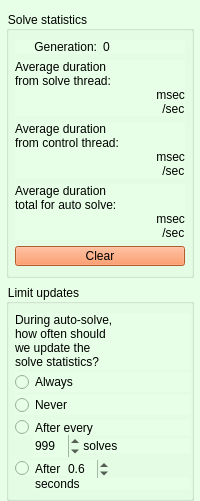
        <widget class="QWidget" name="solve_stats_tab">
         <property name="styleSheet">
          <string>background-color: rgb(230, 255, 230);</string>
         </property>
         <attribute name="title">
          <string>Stats</string>
         </attribute>
         <layout class="QVBoxLayout" name="verticalLayout_5">
          <property name="leftMargin">
           <number>6</number>
          </property>
          <property name="rightMargin">
           <number>6</number>
          </property>
          <property name="bottomMargin">
           <number>0</number>
          </property>
          <item>
           <widget class="QGroupBox" name="gbox_sim_stats">
            <property name="sizePolicy">
             <sizepolicy hsizetype="Minimum" vsizetype="Fixed">
              <horstretch>0</horstretch>
              <verstretch>0</verstretch>
             </sizepolicy>
            </property>
            <property name="title">
             <string>Solve statistics</string>
            </property>
            <layout class="QVBoxLayout" name="verticalLayout">
             <property name="leftMargin">
              <number>6</number>
             </property>
             <property name="rightMargin">
              <number>6</number>
             </property>
             <item>
              <layout class="QHBoxLayout" name="lay_gen">
               <item>
                <widget class="QLabel" name="label_gen">
                 <property name="sizePolicy">
                  <sizepolicy hsizetype="Minimum" vsizetype="Fixed">
                   <horstretch>0</horstretch>
                   <verstretch>0</verstretch>
                  </sizepolicy>
                 </property>
                 <property name="text">
                  <string>Generation:</string>
                 </property>
                 <property name="textFormat">
                  <enum>Qt::PlainText</enum>
                 </property>
                 <property name="alignment">
                  <set>Qt::AlignRight|Qt::AlignTrailing|Qt::AlignVCenter</set>
                 </property>
                </widget>
               </item>
               <item>
                <widget class="QLabel" name="p_value_generation_">
                 <property name="sizePolicy">
                  <sizepolicy hsizetype="Minimum" vsizetype="Fixed">
                   <horstretch>0</horstretch>
                   <verstretch>0</verstretch>
                  </sizepolicy>
                 </property>
                 <property name="toolTip">
                  <string notr="true"/>
                 </property>
                 <property name="frameShape">
                  <enum>QFrame::NoFrame</enum>
                 </property>
                 <property name="frameShadow">
                  <enum>QFrame::Plain</enum>
                 </property>
                 <property name="text">
                  <string>0</string>
                 </property>
                 <property name="textFormat">
                  <enum>Qt::PlainText</enum>
                 </property>
                </widget>
               </item>
              </layout>
             </item>
             <item>
              <layout class="QVBoxLayout" name="lay_wt">
               <property name="spacing">
                <number>0</number>
               </property>
               <item>
                <widget class="QLabel" name="label_wt">
                 <property name="sizePolicy">
                  <sizepolicy hsizetype="Minimum" vsizetype="Fixed">
                   <horstretch>0</horstretch>
                   <verstretch>0</verstretch>
                  </sizepolicy>
                 </property>
                 <property name="toolTip">
                  <string extracomment="Amount of time it takes to find each new generation, in milliseconds."/>
                 </property>
                 <property name="statusTip">
                  <string>Amount of time it takes to find each new generation, in milliseconds.</string>
                 </property>
                 <property name="whatsThis">
                  <string extracomment="Amount of time it takes to find each new generation, in milliseconds."/>
                 </property>
                 <property name="text">
                  <string>Average duration
from solve thread:</string>
                 </property>
                 <property name="textFormat">
                  <enum>Qt::PlainText</enum>
                 </property>
                </widget>
               </item>
               <item>
                <layout class="QHBoxLayout" name="lay_wt_ms">
                 <property name="spacing">
                  <number>0</number>
                 </property>
                 <item>
                  <widget class="QLabel" name="p_value_wt_msecs_">
                   <property name="sizePolicy">
                    <sizepolicy hsizetype="Minimum" vsizetype="Fixed">
                     <horstretch>0</horstretch>
                     <verstretch>0</verstretch>
                    </sizepolicy>
                   </property>
                   <property name="toolTip">
                    <string extracomment="Amount of time it takes to find each new generation, in milliseconds."/>
                   </property>
                   <property name="statusTip">
                    <string>Amount of time it takes to find each new generation, in milliseconds.</string>
                   </property>
                   <property name="whatsThis">
                    <string extracomment="Amount of time it takes to find each new generation, in milliseconds."/>
                   </property>
                   <property name="text">
                    <string/>
                   </property>
                   <property name="textFormat">
                    <enum>Qt::PlainText</enum>
                   </property>
                   <property name="alignment">
                    <set>Qt::AlignRight|Qt::AlignTrailing|Qt::AlignVCenter</set>
                   </property>
                  </widget>
                 </item>
                 <item>
                  <widget class="QLabel" name="label_wt_ms">
                   <property name="sizePolicy">
                    <sizepolicy hsizetype="Fixed" vsizetype="Fixed">
                     <horstretch>0</horstretch>
                     <verstretch>0</verstretch>
                    </sizepolicy>
                   </property>
                   <property name="toolTip">
                    <string extracomment="Amount of time it takes to find each new generation, in milliseconds."/>
                   </property>
                   <property name="statusTip">
                    <string>Amount of time it takes to find each new generation, in milliseconds.</string>
                   </property>
                   <property name="whatsThis">
                    <string extracomment="Amount of time it takes to find each new generation, in milliseconds."/>
                   </property>
                   <property name="text">
                    <string> msec</string>
                   </property>
                   <property name="textFormat">
                    <enum>Qt::PlainText</enum>
                   </property>
                  </widget>
                 </item>
                </layout>
               </item>
               <item>
                <layout class="QHBoxLayout" name="lay_wt_ps">
                 <property name="spacing">
                  <number>0</number>
                 </property>
                 <item>
                  <widget class="QLabel" name="p_value_wt_per_sec_">
                   <property name="sizePolicy">
                    <sizepolicy hsizetype="Minimum" vsizetype="Fixed">
                     <horstretch>0</horstretch>
                     <verstretch>0</verstretch>
                    </sizepolicy>
                   </property>
                   <property name="text">
                    <string/>
                   </property>
                   <property name="textFormat">
                    <enum>Qt::PlainText</enum>
                   </property>
                   <property name="alignment">
                    <set>Qt::AlignRight|Qt::AlignTrailing|Qt::AlignVCenter</set>
                   </property>
                  </widget>
                 </item>
                 <item>
                  <widget class="QLabel" name="label_wt_ps">
                   <property name="sizePolicy">
                    <sizepolicy hsizetype="Fixed" vsizetype="Fixed">
                     <horstretch>0</horstretch>
                     <verstretch>0</verstretch>
                    </sizepolicy>
                   </property>
                   <property name="text">
                    <string> /sec</string>
                   </property>
                   <property name="textFormat">
                    <enum>Qt::PlainText</enum>
                   </property>
                  </widget>
                 </item>
                </layout>
               </item>
              </layout>
             </item>
             <item>
              <layout class="QVBoxLayout" name="lay_ct">
               <property name="spacing">
                <number>0</number>
               </property>
               <item>
                <widget class="QLabel" name="label_ct">
                 <property name="sizePolicy">
                  <sizepolicy hsizetype="Minimum" vsizetype="Fixed">
                   <horstretch>0</horstretch>
                   <verstretch>0</verstretch>
                  </sizepolicy>
                 </property>
                 <property name="toolTip">
                  <string extracomment="Amount of time it takes to find each new generation, in milliseconds."/>
                 </property>
                 <property name="statusTip">
                  <string>Amount of time it takes to find each new generation, in milliseconds.</string>
                 </property>
                 <property name="whatsThis">
                  <string extracomment="Amount of time it takes to find each new generation, in milliseconds."/>
                 </property>
                 <property name="text">
                  <string>Average duration
from control thread:</string>
                 </property>
                 <property name="textFormat">
                  <enum>Qt::PlainText</enum>
                 </property>
                </widget>
               </item>
               <item>
                <layout class="QHBoxLayout" name="lay_ct_ms">
                 <property name="spacing">
                  <number>0</number>
                 </property>
                 <item>
                  <widget class="QLabel" name="p_value_ct_msecs_">
                   <property name="sizePolicy">
                    <sizepolicy hsizetype="Minimum" vsizetype="Fixed">
                     <horstretch>0</horstretch>
                     <verstretch>0</verstretch>
                    </sizepolicy>
                   </property>
                   <property name="toolTip">
                    <string extracomment="Amount of time it takes to find each new generation, in milliseconds."/>
                   </property>
                   <property name="statusTip">
                    <string>Amount of time it takes to find each new generation, in milliseconds.</string>
                   </property>
                   <property name="whatsThis">
                    <string extracomment="Amount of time it takes to find each new generation, in milliseconds."/>
                   </property>
                   <property name="text">
                    <string/>
                   </property>
                   <property name="textFormat">
                    <enum>Qt::PlainText</enum>
                   </property>
                   <property name="alignment">
                    <set>Qt::AlignRight|Qt::AlignTrailing|Qt::AlignVCenter</set>
                   </property>
                  </widget>
                 </item>
                 <item>
                  <widget class="QLabel" name="label_ct_ms">
                   <property name="sizePolicy">
                    <sizepolicy hsizetype="Fixed" vsizetype="Fixed">
                     <horstretch>0</horstretch>
                     <verstretch>0</verstretch>
                    </sizepolicy>
                   </property>
                   <property name="toolTip">
                    <string extracomment="Amount of time it takes to find each new generation, in milliseconds."/>
                   </property>
                   <property name="statusTip">
                    <string>Amount of time it takes to find each new generation, in milliseconds.</string>
                   </property>
                   <property name="whatsThis">
                    <string extracomment="Amount of time it takes to find each new generation, in milliseconds."/>
                   </property>
                   <property name="text">
                    <string> msec</string>
                   </property>
                   <property name="textFormat">
                    <enum>Qt::PlainText</enum>
                   </property>
                  </widget>
                 </item>
                </layout>
               </item>
               <item>
                <layout class="QHBoxLayout" name="lay_ct_ps">
                 <property name="spacing">
                  <number>0</number>
                 </property>
                 <item>
                  <widget class="QLabel" name="p_value_ct_per_sec_">
                   <property name="sizePolicy">
                    <sizepolicy hsizetype="Minimum" vsizetype="Fixed">
                     <horstretch>0</horstretch>
                     <verstretch>0</verstretch>
                    </sizepolicy>
                   </property>
                   <property name="text">
                    <string/>
                   </property>
                   <property name="textFormat">
                    <enum>Qt::PlainText</enum>
                   </property>
                   <property name="alignment">
                    <set>Qt::AlignRight|Qt::AlignTrailing|Qt::AlignVCenter</set>
                   </property>
                  </widget>
                 </item>
                 <item>
                  <widget class="QLabel" name="label_ct_ps">
                   <property name="sizePolicy">
                    <sizepolicy hsizetype="Fixed" vsizetype="Fixed">
                     <horstretch>0</horstretch>
                     <verstretch>0</verstretch>
                    </sizepolicy>
                   </property>
                   <property name="text">
                    <string> /sec</string>
                   </property>
                   <property name="textFormat">
                    <enum>Qt::PlainText</enum>
                   </property>
                  </widget>
                 </item>
                </layout>
               </item>
              </layout>
             </item>
             <item>
              <layout class="QVBoxLayout" name="lay_auto">
               <property name="spacing">
                <number>0</number>
               </property>
               <item>
                <widget class="QLabel" name="label_auto">
                 <property name="sizePolicy">
                  <sizepolicy hsizetype="Minimum" vsizetype="Fixed">
                   <horstretch>0</horstretch>
                   <verstretch>0</verstretch>
                  </sizepolicy>
                 </property>
                 <property name="text">
                  <string>Average duration
total for auto solve:</string>
                 </property>
                 <property name="textFormat">
                  <enum>Qt::PlainText</enum>
                 </property>
                </widget>
               </item>
               <item>
                <layout class="QHBoxLayout" name="lay_auto_ms">
                 <item>
                  <widget class="QLabel" name="p_value_auto_msecs_">
                   <property name="sizePolicy">
                    <sizepolicy hsizetype="Minimum" vsizetype="Fixed">
                     <horstretch>0</horstretch>
                     <verstretch>0</verstretch>
                    </sizepolicy>
                   </property>
                   <property name="text">
                    <string/>
                   </property>
                   <property name="textFormat">
                    <enum>Qt::PlainText</enum>
                   </property>
                   <property name="alignment">
                    <set>Qt::AlignRight|Qt::AlignTrailing|Qt::AlignVCenter</set>
                   </property>
                  </widget>
                 </item>
                 <item>
                  <widget class="QLabel" name="label_auto_ms">
                   <property name="sizePolicy">
                    <sizepolicy hsizetype="Fixed" vsizetype="Fixed">
                     <horstretch>0</horstretch>
                     <verstretch>0</verstretch>
                    </sizepolicy>
                   </property>
                   <property name="mouseTracking">
                    <bool>false</bool>
                   </property>
                   <property name="text">
                    <string> msec</string>
                   </property>
                   <property name="textFormat">
                    <enum>Qt::PlainText</enum>
                   </property>
                   <property name="alignment">
                    <set>Qt::AlignLeading|Qt::AlignLeft|Qt::AlignVCenter</set>
                   </property>
                  </widget>
                 </item>
                </layout>
               </item>
               <item>
                <layout class="QHBoxLayout" name="lay_auto_ps">
                 <item>
                  <widget class="QLabel" name="p_value_auto_per_sec_">
                   <property name="sizePolicy">
                    <sizepolicy hsizetype="Minimum" vsizetype="Fixed">
                     <horstretch>0</horstretch>
                     <verstretch>0</verstretch>
                    </sizepolicy>
                   </property>
                   <property name="text">
                    <string/>
                   </property>
                   <property name="textFormat">
                    <enum>Qt::PlainText</enum>
                   </property>
                   <property name="alignment">
                    <set>Qt::AlignRight|Qt::AlignTrailing|Qt::AlignVCenter</set>
                   </property>
                  </widget>
                 </item>
                 <item>
                  <widget class="QLabel" name="label_auto_ps">
                   <property name="sizePolicy">
                    <sizepolicy hsizetype="Fixed" vsizetype="Fixed">
                     <horstretch>0</horstretch>
                     <verstretch>0</verstretch>
                    </sizepolicy>
                   </property>
                   <property name="text">
                    <string> /sec</string>
                   </property>
                   <property name="textFormat">
                    <enum>Qt::PlainText</enum>
                   </property>
                   <property name="alignment">
                    <set>Qt::AlignLeading|Qt::AlignLeft|Qt::AlignVCenter</set>
                   </property>
                  </widget>
                 </item>
                </layout>
               </item>
              </layout>
             </item>
             <item>
              <widget class="QPushButton" name="p_button_clear_solve_stats_">
               <property name="maximumSize">
                <size>
                 <width>16777215</width>
                 <height>20</height>
                </size>
               </property>
               <property name="styleSheet">
                <string>background-color: rgb(255, 128, 64);</string>
               </property>
               <property name="text">
                <string>Clear</string>
               </property>
              </widget>
             </item>
            </layout>
           </widget>
          </item>
          <item>
           <widget class="QGroupBox" name="gbox_sim_stats_update_question">
            <property name="sizePolicy">
             <sizepolicy hsizetype="Minimum" vsizetype="Fixed">
              <horstretch>0</horstretch>
              <verstretch>0</verstretch>
             </sizepolicy>
            </property>
            <property name="title">
             <string>Limit updates</string>
            </property>
            <layout class="QVBoxLayout" name="verticalLayout_3">
             <property name="spacing">
              <number>3</number>
             </property>
             <property name="leftMargin">
              <number>6</number>
             </property>
             <property name="rightMargin">
              <number>1</number>
             </property>
             <item>
              <widget class="QLabel" name="label_top_question">
               <property name="text">
                <string>During auto-solve,
how often should
we update the
solve statistics?</string>
               </property>
               <property name="textFormat">
                <enum>Qt::PlainText</enum>
               </property>
              </widget>
             </item>
             <item>
              <widget class="QRadioButton" name="p_radio_sim_stats_update_always_">
               <property name="text">
                <string>Always</string>
               </property>
              </widget>
             </item>
             <item>
              <widget class="QRadioButton" name="p_radio_sim_stats_update_never_">
               <property name="text">
                <string>Never</string>
               </property>
              </widget>
             </item>
             <item>
              <spacer name="verticalSpacer_4">
               <property name="orientation">
                <enum>Qt::Vertical</enum>
               </property>
               <property name="sizeType">
                <enum>QSizePolicy::Maximum</enum>
               </property>
               <property name="sizeHint" stdset="0">
                <size>
                 <width>0</width>
                 <height>2</height>
                </size>
               </property>
              </spacer>
             </item>
             <item>
              <layout class="QVBoxLayout" name="lay_update_max_of">
               <property name="spacing">
                <number>0</number>
               </property>
               <item>
                <widget class="QRadioButton" name="p_radio_sim_stats_update_gen_">
                 <property name="maximumSize">
                  <size>
                   <width>16777215</width>
                   <height>15</height>
                  </size>
                 </property>
                 <property name="text">
                  <string>After every</string>
                 </property>
                </widget>
               </item>
               <item>
                <layout class="QVBoxLayout" name="lay_update_max_of_below">
                 <property name="spacing">
                  <number>0</number>
                 </property>
                 <property name="leftMargin">
                  <number>18</number>
                 </property>
                 <item>
                  <layout class="QHBoxLayout" name="lay_every">
                   <property name="spacing">
                    <number>0</number>
                   </property>
                   <property name="leftMargin">
                    <number>0</number>
                   </property>
                   <item>
                    <widget class="QSpinBox" name="p_spinb_sim_stats_update_gen_">
                     <property name="sizePolicy">
                      <sizepolicy hsizetype="Fixed" vsizetype="Fixed">
                       <horstretch>0</horstretch>
                       <verstretch>0</verstretch>
                      </sizepolicy>
                     </property>
                     <property name="minimumSize">
                      <size>
                       <width>0</width>
                       <height>0</height>
                      </size>
                     </property>
                     <property name="wrapping">
                      <bool>true</bool>
                     </property>
                     <property name="frame">
                      <bool>false</bool>
                     </property>
                     <property name="alignment">
                      <set>Qt::AlignLeading|Qt::AlignLeft|Qt::AlignVCenter</set>
                     </property>
                     <property name="accelerated">
                      <bool>true</bool>
                     </property>
                     <property name="minimum">
                      <number>2</number>
                     </property>
                     <property name="maximum">
                      <number>999</number>
                     </property>
                     <property name="value">
                      <number>999</number>
                     </property>
                    </widget>
                   </item>
                   <item>
                    <widget class="QLabel" name="label_every">
                     <property name="sizePolicy">
                      <sizepolicy hsizetype="Minimum" vsizetype="Fixed">
                       <horstretch>0</horstretch>
                       <verstretch>0</verstretch>
                      </sizepolicy>
                     </property>
                     <property name="minimumSize">
                      <size>
                       <width>0</width>
                       <height>0</height>
                      </size>
                     </property>
                     <property name="text">
                      <string> solves</string>
                     </property>
                     <property name="textFormat">
                      <enum>Qt::PlainText</enum>
                     </property>
                     <property name="alignment">
                      <set>Qt::AlignLeading|Qt::AlignLeft|Qt::AlignVCenter</set>
                     </property>
                    </widget>
                   </item>
                  </layout>
                 </item>
                 <item>
                  <layout class="QHBoxLayout" name="hlay_solves_a">
                   <property name="spacing">
                    <number>0</number>
                   </property>
                  </layout>
                 </item>
                </layout>
               </item>
              </layout>
             </item>
             <item>
              <layout class="QVBoxLayout" name="vlay_sim_stats_after">
               <property name="spacing">
                <number>0</number>
               </property>
               <item>
                <layout class="QHBoxLayout" name="hlay_radio_spin_after">
                 <property name="spacing">
                  <number>0</number>
                 </property>
                 <item>
                  <widget class="QRadioButton" name="p_radio_sim_stats_update_seconds_">
                   <property name="maximumSize">
                    <size>
                     <width>16777215</width>
                     <height>15</height>
                    </size>
                   </property>
                   <property name="text">
                    <string>After</string>
                   </property>
                  </widget>
                 </item>
                 <item>
                  <widget class="QDoubleSpinBox" name="p_spinb_sim_stats_update_seconds_">
                   <property name="sizePolicy">
                    <sizepolicy hsizetype="Fixed" vsizetype="Fixed">
                     <horstretch>0</horstretch>
                     <verstretch>0</verstretch>
                    </sizepolicy>
                   </property>
                   <property name="maximumSize">
                    <size>
                     <width>43</width>
                     <height>18</height>
                    </size>
                   </property>
                   <property name="wrapping">
                    <bool>true</bool>
                   </property>
                   <property name="frame">
                    <bool>false</bool>
                   </property>
                   <property name="decimals">
                    <number>1</number>
                   </property>
                   <property name="minimum">
                    <double>0.100000000000000</double>
                   </property>
                   <property name="maximum">
                    <double>99.900000000000006</double>
                   </property>
                   <property name="value">
                    <double>0.600000000000000</double>
                   </property>
                  </widget>
                 </item>
                 <item>
                  <spacer name="hspace">
                   <property name="orientation">
                    <enum>Qt::Horizontal</enum>
                   </property>
                   <property name="sizeHint" stdset="0">
                    <size>
                     <width>0</width>
                     <height>0</height>
                    </size>
                   </property>
                  </spacer>
                 </item>
                </layout>
               </item>
               <item>
                <layout class="QHBoxLayout" name="hlay_seconds">
                 <property name="spacing">
                  <number>0</number>
                 </property>
                 <item>
                  <spacer name="hspace_20_a">
                   <property name="orientation">
                    <enum>Qt::Horizontal</enum>
                   </property>
                   <property name="sizeType">
                    <enum>QSizePolicy::Maximum</enum>
                   </property>
                   <property name="sizeHint" stdset="0">
                    <size>
                     <width>20</width>
                     <height>0</height>
                    </size>
                   </property>
                  </spacer>
                 </item>
                 <item>
                  <widget class="QLabel" name="label_seconds">
                   <property name="sizePolicy">
                    <sizepolicy hsizetype="Minimum" vsizetype="Fixed">
                     <horstretch>0</horstretch>
                     <verstretch>0</verstretch>
                    </sizepolicy>
                   </property>
                   <property name="maximumSize">
                    <size>
                     <width>16777215</width>
                     <height>11</height>
                    </size>
                   </property>
                   <property name="text">
                    <string>seconds</string>
                   </property>
                   <property name="textFormat">
                    <enum>Qt::PlainText</enum>
                   </property>
                  </widget>
                 </item>
                </layout>
               </item>
              </layout>
             </item>
            </layout>
           </widget>
          </item>
          <item>
           <spacer name="solve_tab_bottom_spacer">
            <property name="orientation">
             <enum>Qt::Vertical</enum>
            </property>
            <property name="sizeHint" stdset="0">
             <size>
              <width>0</width>
              <height>0</height>
             </size>
            </property>
           </spacer>
          </item>
         </layout>
        </widget>
